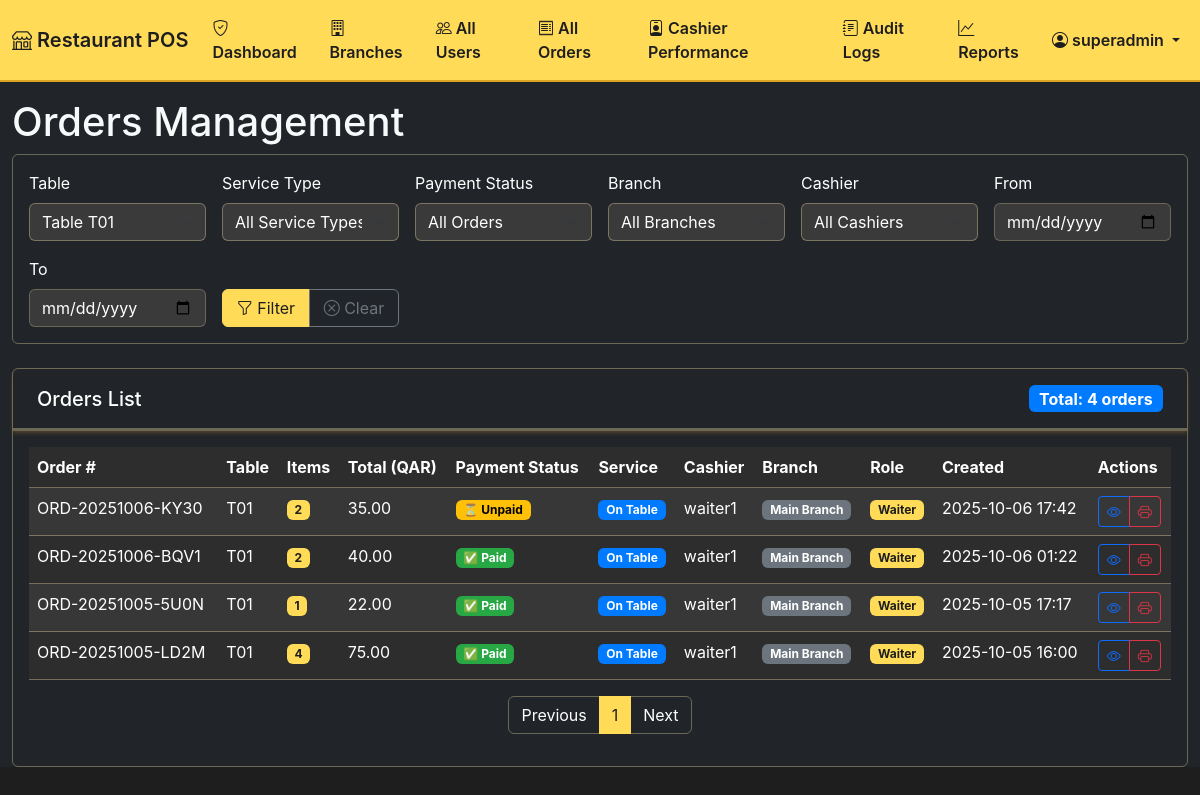
Page /admin/orders?table_id=1 (signed in) on the earlier database version.
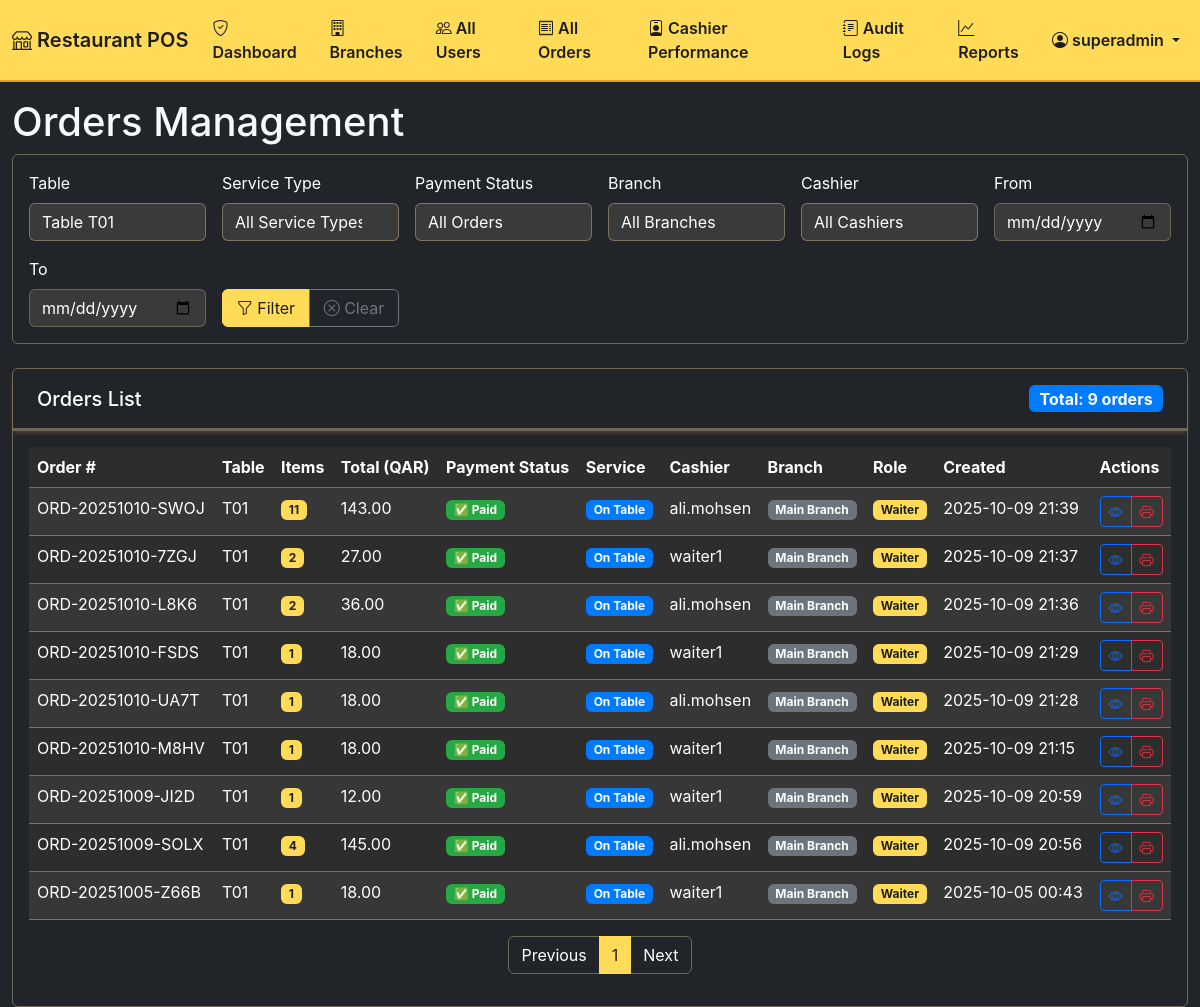
Same page on the later database version.
### app/models.py (models this page shows, shortened)
class Order(db.Model):
    __tablename__ = 'orders'
    id = db.Column(db.Integer, primary_key=True)
    order_number = db.Column(db.String(32), index=True, nullable=False)
    total_amount = db.Column(db.Numeric(10, 2), nullable=False)
    discount_amount = db.Column(db.Numeric(10, 2), default=0.00)
    tax_amount = db.Column(db.Numeric(10, 2), default=0.00)
    payment_method = db.Column(db.Enum(PaymentMethod))
    service_type = db.Column(db.Enum(ServiceType), default=ServiceType.ON_TABLE)
    status = db.Column(db.Enum(OrderStatus), default=OrderStatus.PENDING, nullable=False)
    delivery_company_id = db.Column(db.Integer, db.ForeignKey('delivery_companies.id'), nullable=True)
    notes = db.Column(db.Text)
    created_at = db.Column(db.DateTime, default=datetime.utcnow)
    updated_at = db.Column(db.DateTime, default=datetime.utcnow, onupdate=datetime.utcnow)
    paid_at = db.Column(db.DateTime)  # When the order was marked as paid
    cleared_from_waiter_requests = db.Column(db.Boolean, default=False)  # Hidden from waiter requests page
    branch_id = db.Column(db.Integer, db.ForeignKey('branches.id'), nullable=False)
    cashier_id = db.Column(db.Integer, db.ForeignKey('users.id'))  # Who created the order
    assigned_cashier_id = db.Column(db.Integer, db.ForeignKey('users.id'))  # Which cashier waiter assigned order to
    table_id = db.Column(db.Integer, db.ForeignKey('tables.id'))
    customer_id = db.Column(db.Integer, db.ForeignKey('customers.id'))
    order_items = db.relationship('OrderItem', backref='order', lazy='dynamic', cascade='all, delete-orphan')
    payments = db.relationship('Payment', backref='order', lazy='dynamic', cascade='all, delete-orphan')
    delivery_company_info = db.relationship('DeliveryCompany', backref='orders', lazy='select')
    cashier = db.relationship('User', foreign_keys=[cashier_id], backref='created_orders')
    assigned_cashier = db.relationship('User', foreign_keys=[assigned_cashier_id], backref='assigned_orders')

class Table(db.Model):
    __tablename__ = 'tables'
    id = db.Column(db.Integer, primary_key=True)
    table_number = db.Column(db.String(16), index=True, nullable=False)
    capacity = db.Column(db.Integer, nullable=False)
    description = db.Column(db.Text)
    is_active = db.Column(db.Boolean(), default=True, nullable=False)
    created_at = db.Column(db.DateTime, default=datetime.utcnow)
    branch_id = db.Column(db.Integer, db.ForeignKey('branches.id'), nullable=False)
    orders = db.relationship('Order', backref='table', lazy='dynamic')

class User(UserMixin, db.Model):
    __tablename__ = 'users'
    id = db.Column(db.Integer, primary_key=True)
    username = db.Column(db.String(64), index=True, unique=True, nullable=False)
    email = db.Column(db.String(120), index=True, unique=True, nullable=False)
    password_hash = db.Column(db.String(128), nullable=False)
    first_name = db.Column(db.String(64), nullable=False)
    last_name = db.Column(db.String(64), nullable=False)
    role = db.Column(db.Enum(UserRole), nullable=False, default=UserRole.CASHIER)
    is_active = db.Column(db.Boolean(), default=True, nullable=False)
    created_at = db.Column(db.DateTime, default=datetime.utcnow)
    last_login = db.Column(db.DateTime)
    branch_id = db.Column(db.Integer, db.ForeignKey('branches.id'), nullable=True)
    can_access_multiple_branches = db.Column(db.Boolean(), default=False)
    audit_logs = db.relationship('AuditLog', backref='user', lazy='dynamic')
    def get_full_name(self):
        return f"{self.first_name} {self.last_name}"
    def is_super_user(self):
        return self.role == UserRole.SUPER_USER
    def is_branch_admin(self):
        return self.role == UserRole.BRANCH_ADMIN
    def get_accessible_branches(self):
        if self.is_super_user():
            return Branch.query.filter_by(is_active=True).all()
        elif self.branch_id:
            return [self.branch]
        return []

class Branch(db.Model):
    __tablename__ = 'branches'
    id = db.Column(db.Integer, primary_key=True)
    name = db.Column(db.String(128), nullable=False)
    code = db.Column(db.String(16), unique=True, nullable=False)
    address = db.Column(db.Text)
    phone = db.Column(db.String(32))
    email = db.Column(db.String(128))
    manager_name = db.Column(db.String(128))
    is_active = db.Column(db.Boolean(), default=True, nullable=False)
    created_at = db.Column(db.DateTime, default=datetime.utcnow)
    updated_at = db.Column(db.DateTime, default=datetime.utcnow, onupdate=datetime.utcnow)
    timezone = db.Column(db.String(64), default='UTC')
    currency = db.Column(db.String(8), default='QAR')
    tax_rate = db.Column(db.Numeric(5, 4), default=0.0000)
    service_charge = db.Column(db.Numeric(5, 4), default=0.0000)
    users = db.relationship('User', backref='branch', lazy='dynamic')
    categories = db.relationship('Category', backref='branch', lazy='dynamic')
    menu_items = db.relationship('MenuItem', backref='branch', lazy='dynamic')
    tables = db.relationship('Table', backref='branch', lazy='dynamic')
    customers = db.relationship('Customer', backref='branch', lazy='dynamic')
    orders = db.relationship('Order', backref='branch', lazy='dynamic')
    inventory_items = db.relationship('InventoryItem', backref='branch', lazy='dynamic')
    delivery_companies = db.relationship('DeliveryCompany', backref='branch', lazy='dynamic')

### app/admin/views.py (the view, shortened to what this page needs)
@admin.route('/orders')
def orders():
    table_id = request.args.get('table_id', '')
    cashier_id = request.args.get('cashier_id', '')
    service_type = request.args.get('service_type', '')
    delivery_company = request.args.get('delivery_company', '')
    date_from = request.args.get('date_from', '')
    date_to = request.args.get('date_to', '')
    page = request.args.get('page', 1, type=int)
    per_page = request.args.get('per_page', 10, type=int)
    query = filter_by_user_branch(Order.query, Order)
    if table_id:
        query = query.filter(Order.table_id == table_id)
    if cashier_id:
        query = query.filter(Order.cashier_id == cashier_id)
    if delivery_company:
        delivery_company_obj = DeliveryCompany.query.filter_by(value=delivery_company).first()
        if delivery_company_obj:
            query = query.filter(Order.delivery_company_id == delivery_company_obj.id)
    if date_from:
        query = query.filter(Order.created_at >= datetime.strptime(date_from, '%Y-%m-%d'))
    if date_to:
        query = query.filter(Order.created_at <= datetime.strptime(date_to, '%Y-%m-%d') + timedelta(days=1))
    orders = query.order_by(Order.created_at.desc()).paginate(
        page=page, per_page=per_page, error_out=False)
    tables = filter_by_user_branch(
        Table.query.filter_by(is_active=True),
        Table
    ).all()
    cashiers = filter_by_user_branch(
        User.query.filter_by(role=UserRole.CASHIER),
        User
    ).all()
    return render_template('admin/orders.html',
                          orders=orders,
                          tables=tables,
                          cashiers=cashiers,
                          filters={
                              'table_id': table_id,
                              'cashier_id': cashier_id,
                              'service_type': service_type,
                              'delivery_company': delivery_company,
                              'date_from': date_from,
                              'date_to': date_to
                          })

### app/templates/admin/orders.html (shortened to what the changed rows need)
{% extends "base.html" %}
{% block content %}
<div class="row">
    <div class="col-md-12">
        <h1>Orders Management</h1>
        <div class="card">
            <div class="card-header d-flex justify-content-between align-items-center">
                <h5 class="mb-0">Orders List</h5>
                <div class="badge bg-primary fs-6" id="filteredCount">
                    Total: {{ orders.total }} orders
                </div>
            </div>
            <div class="card-body">
                <div class="table-responsive">
                    <table class="table table-striped">
                        <thead>
                            <tr>
                                <th>Order #</th>
                                <th>Table</th>
                                <th>Items</th>
                                <th>Total (QAR)</th>
                                <th>Payment Status</th>
                                <th>Service</th>
                                <th>Cashier</th>
                                {% if current_user.role.name == 'SUPER_USER' %}
                                <th>Branch</th>
                                <th>Role</th>
                                {% endif %}
                                <th>Created</th>
                                <th>Actions</th>
                            </tr>
                        </thead>
                        <tbody id="ordersTableBody">
                            {% for order in orders.items %}
                            <tr data-order-id="{{ order.id }}">
                                <td>{{ order.order_number }}</td>
                                <td>{{ order.table.table_number if order.table else 'N/A' }}</td>
                                <td>
                                    {% set regular_items = [] %}
                                    {% for item in order.order_items %}
                                        {% if 'طلبات خاصة' not in item.menu_item.name %}
                                            {% set _ = regular_items.append(item) %}
                                        {% endif %}
                                    {% endfor %}
                                    <span class="badge bg-info">{{ regular_items | length }}</span>
                                </td>
                                <td>{{ "%.2f"|format(order.total_amount) }}</td>
                                <td>
                                    {% if order.status %}
                                        {% if order.status.value == 'paid' %}
                                            <span class="badge bg-success">✅ Paid</span>
                                        {% elif order.status.value == 'pending' %}
                                            <span class="badge bg-warning">⏳ Unpaid</span>
                                        {% elif order.status.value == 'cancelled' %}
                                            <span class="badge bg-danger">❌ Cancelled</span>
                                        {% else %}
                                            <span class="badge bg-secondary">{{ order.status.value.replace('_', ' ').title() }}</span>
                                        {% endif %}
                                    {% else %}
                                        <span class="badge bg-secondary">N/A</span>
                                    {% endif %}
                                </td>
                                <td>
                                    {% if order.service_type %}
                                        {% if order.service_type.value == 'on_table' %}
                                            <span class="badge bg-primary">On Table</span>
                                        {% elif order.service_type.value == 'take_away' %}
                                            <span class="badge bg-warning">Take Away</span>
                                        {% elif order.service_type.value == 'delivery' %}
                                            <span class="badge bg-info">Delivery</span>
                                            {% if order.delivery_company_info %}
                                                <br><small class="text-muted">{{ order.delivery_company_info.name }}</small>
                                            {% endif %}
                                        {% elif order.service_type.value == 'card' %}
                                            <span class="badge bg-success">Card Payment</span>
                                        {% else %}
                                            <span class="badge bg-secondary">{{ order.service_type.value.replace('_', ' ').title() }}</span>
                                        {% endif %}
                                    {% else %}
                                        <span class="badge bg-secondary">N/A</span>
                                    {% endif %}
                                </td>
                                <td>{{ order.cashier.username if order.cashier else 'N/A' }}</td>
                                {% if current_user.role.name == 'SUPER_USER' %}
                                <td>
                                    {% if order.branch %}
                                        <span class="badge bg-secondary">{{ order.branch.name }}</span>
                                    {% else %}
                                        <span class="text-muted">N/A</span>
                                    {% endif %}
                                </td>
                                <td>
                                    {% if order.cashier %}
                                        {% if order.cashier.role.value == 'super_user' %}
                                            <span class="badge bg-danger">Super User</span>
                                        {% elif order.cashier.role.value == 'branch_admin' %}
                                            <span class="badge bg-primary">Branch Admin</span>
                                        {% elif order.cashier.role.value == 'cashier' %}
                                            <span class="badge bg-success">Cashier</span>
                                        {% elif order.cashier.role.value == 'waiter' %}
                                            <span class="badge bg-info">Waiter</span>
                                        {% else %}
                                            <span class="badge bg-secondary">{{ order.cashier.role.value.replace('_', ' ').title() }}</span>
                                        {% endif %}
                                    {% else %}
                                        <span class="text-muted">N/A</span>
                                    {% endif %}
                                </td>
                                {% endif %}
                                <td>{{ order.created_at.strftime('%Y-%m-%d %H:%M') }}</td>
                                <td>
                                    <div class="btn-group" role="group">
                                        <button class="btn btn-sm btn-outline-primary view-order" data-order-id="{{ order.id }}">
                                            <i class="bi bi-eye"></i>
                                        </button>
                                        <button class="btn btn-sm btn-outline-danger print-order" data-order-id="{{ order.id }}">
                                            <i class="bi bi-printer"></i>
                                        </button>
                                    </div>
                                </td>
                            </tr>
                            {% endfor %}
                        </tbody>
                    </table>
                </div>
                <nav aria-label="Orders pagination" id="ordersPagination">
                    <ul class="pagination justify-content-center">
                        {% for page_num in orders.iter_pages() %}
                            {% if page_num %}
                                {% if page_num != orders.page %}
                                <li class="page-item">
                                    <a class="page-link" href="#" data-page="{{ page_num }}">{{ page_num }}</a>
                                </li>
                                {% else %}
                                <li class="page-item active">
                                    <span class="page-link">{{ page_num }}</span>
                                </li>
                                {% endif %}
                            {% else %}
                            <li class="page-item disabled">
                                <span class="page-link">…</span>
                            </li>
                            {% endif %}
                        {% endfor %}
                    </ul>
                </nav>
            </div>
        </div>
    </div>
</div>
{% endblock %}

Differences in the rows shown:
removed Order: order_number "ORD-20251006-KY30", table "T01", regular_items "2", total_amount "35.00", status "⏳ Unpaid", service_type "On Table", cashier "waiter1", branch.name "Main Branch", created_at "2025-10-06 17:42"
changed Order: order_number "ORD-20251006-BQV1" → "ORD-20251010-SWOJ"; regular_items "2" → "11"; total_amount "40.00" → "143.00"; cashier "waiter1" → "ali.mohsen"; created_at "2025-10-06 01:22" → "2025-10-09 21:39"
now on this page (row edited): Order: order_number "ORD-20251010-7ZGJ", table "T01", regular_items "2", total_amount "27.00", status "✅ Paid", service_type "On Table", cashier "waiter1", branch.name "Main Branch", created_at "2025-10-09 21:37"
now on this page (row edited): Order: order_number "ORD-20251010-L8K6", table "T01", regular_items "2", total_amount "36.00", status "✅ Paid", service_type "On Table", cashier "ali.mohsen", branch.name "Main Branch", created_at "2025-10-09 21:36"
now on this page (row edited): Order: order_number "ORD-20251010-FSDS", table "T01", regular_items "1", total_amount "18.00", status "✅ Paid", service_type "On Table", cashier "waiter1", branch.name "Main Branch", created_at "2025-10-09 21:29"
changed Order: order_number "ORD-20251005-5U0N" → "ORD-20251010-UA7T"; total_amount "22.00" → "18.00"; cashier "waiter1" → "ali.mohsen"; created_at "2025-10-05 17:17" → "2025-10-09 21:28"
now on this page (row edited): Order: order_number "ORD-20251010-M8HV", table "T01", regular_items "1", total_amount "18.00", status "✅ Paid", service_type "On Table", cashier "waiter1", branch.name "Main Branch", created_at "2025-10-09 21:15"
now on this page (row edited): Order: order_number "ORD-20251009-JI2D", table "T01", regular_items "1", total_amount "12.00", status "✅ Paid", service_type "On Table", cashier "waiter1", branch.name "Main Branch", created_at "2025-10-09 20:59"
now on this page (row edited): Order: order_number "ORD-20251009-SOLX", table "T01", regular_items "4", total_amount "145.00", status "✅ Paid", service_type "On Table", cashier "ali.mohsen", branch.name "Main Branch", created_at "2025-10-09 20:56"
changed Order: order_number "ORD-20251005-LD2M" → "ORD-20251005-Z66B"; regular_items "4" → "1"; total_amount "75.00" → "18.00"; created_at "2025-10-05 16:00" → "2025-10-05 00:43"
Other differences:
{{ orders.total }}: "4" → "9"
